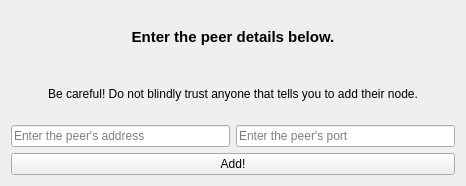
<?xml version="1.0" encoding="UTF-8"?>
<ui version="4.0">
  <class>AddPeerDialog</class>
  <widget class="QWidget" name="AddPeerDialog">
    <property name="geometry">
      <rect>
        <x>0</x>
        <y>0</y>
        <width>466</width>
        <height>186</height>
      </rect>
    </property>
    <property name="windowTitle">
      <string>Add Peer</string>
    </property>
    <layout class="QVBoxLayout" name="verticalLayout_2">
      <item>
        <widget class="QLabel" name="label">
          <property name="font">
            <font>
              <pointsize>11</pointsize>
              <weight>75</weight>
              <bold>true</bold>
            </font>
          </property>
          <property name="text">
            <string>Enter the peer details below.</string>
          </property>
          <property name="alignment">
            <set>Qt::AlignCenter</set>
          </property>
        </widget>
      </item>
      <item>
        <widget class="QLabel" name="label_2">
          <property name="text">
            <string>Be careful! Do not blindly trust anyone that tells you to add their node.</string>
          </property>
          <property name="alignment">
            <set>Qt::AlignCenter</set>
          </property>
        </widget>
      </item>
      <item>
        <layout class="QHBoxLayout" name="horizontalLayout">
          <item>
            <widget class="QLineEdit" name="peerAddress">
              <property name="placeholderText">
                <string>Enter the peer's address</string>
              </property>
            </widget>
          </item>
          <item>
            <widget class="QLineEdit" name="peerPort">
              <property name="placeholderText">
                <string>Enter the peer's port</string>
              </property>
            </widget>
          </item>
        </layout>
      </item>
      <item>
        <widget class="QPushButton" name="pushButton">
          <property name="text">
            <string>Add!</string>
          </property>
        </widget>
      </item>
    </layout>
  </widget>
  <resources />
  <connections />
</ui>
